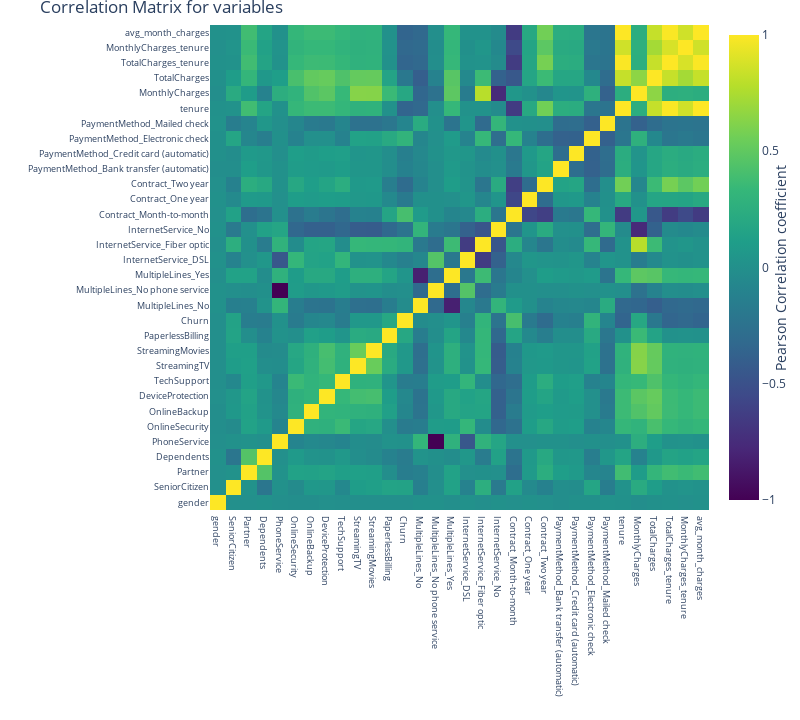

Notebook source saved alongside this figure:
### Code cell
#correlation
correlation = telcom.corr()
#tick labels
matrix_cols = correlation.columns.tolist()
#convert to array
corr_array  = np.array(correlation)

#Plotting
trace = go.Heatmap(z = corr_array,
                   x = matrix_cols,
                   y = matrix_cols,
                   colorscale = "Viridis",
                   colorbar   = dict(title = "Pearson Correlation coefficient",
                                     titleside = "right"
                                    ) ,
                  )

layout = go.Layout(dict(title = "Correlation Matrix for variables",
                        autosize = False,
                        height  = 720,
                        width   = 800,
                        margin  = dict(r = 0 ,l = 210,
                                       t = 25,b = 210,
                                      ),
                        yaxis   = dict(tickfont = dict(size = 9)),
                        xaxis   = dict(tickfont = dict(size = 9))
                       )
                  )

data = [trace]
fig = go.Figure(data=data,layout=layout)
py.iplot(fig)

### Figure 1 — Plotly figure (JSON) as saved in the notebook; plotly's stock layout.template omitted (floating-point values rounded to 4 significant figures; data arrays with more than 128 entries replaced by an {"elided": "..."} marker saying what was removed)
{"data": [{"colorbar": {"title": {"side": "right", "text": "Pearson Correlation coefficient"}}, "colorscale": [[0, "#440154"], [0.1111, "#482878"], [0.2222, "#3e4989"], [0.3333, "#31688e"], [0.4444, "#26828e"], [0.5556, "#1f9e89"], [0.6667, "#35b779"], [0.7778, "#6ece58"], [0.8889, "#b5de2b"], [1, "#fde725"]], "type": "heatmap", "x": ["gender", "SeniorCitizen", "Partner", "Dependents", "PhoneService", "OnlineSecurity", "OnlineBackup", "DeviceProtection", "TechSupport", "StreamingTV", "StreamingMovies", "PaperlessBilling", "Churn", "MultipleLines_No", "MultipleLines_No phone service", "MultipleLines_Yes", "InternetService_DSL", "InternetService_Fiber optic", "InternetService_No", "Contract_Month-to-month", "Contract_One year", "Contract_Two year", "PaymentMethod_Bank transfer (automatic)", "PaymentMethod_Credit card (automatic)", "PaymentMethod_Electronic check", "PaymentMethod_Mailed check", "tenure", "MonthlyCharges", "TotalCharges", "TotalCharges_tenure", "MonthlyCharges_tenure", "avg_month_charges"], "y": ["gender", "SeniorCitizen", "Partner", "Dependents", "PhoneService", "OnlineSecurity", "OnlineBackup", "DeviceProtection", "TechSupport", "StreamingTV", "StreamingMovies", "PaperlessBilling", "Churn", "MultipleLines_No", "MultipleLines_No phone service", "MultipleLines_Yes", "InternetService_DSL", "InternetService_Fiber optic", "InternetService_No", "Contract_Month-to-month", "Contract_One year", "Contract_Two year", "PaymentMethod_Bank transfer (automatic)", "PaymentMethod_Credit card (automatic)", "PaymentMethod_Electronic check", "PaymentMethod_Mailed check", "tenure", "MonthlyCharges", "TotalCharges", "TotalCharges_tenure", "MonthlyCharges_tenure", "avg_month_charges"], "z": {"elided": "32x32 float values"}}], "layout": {"autosize": false, "height": 720, "margin": {"b": 210, "l": 210, "r": 0, "t": 25}, "title": {"text": "Correlation Matrix for variables"}, "width": 800, "xaxis": {"tickfont": {"size": 9}}, "yaxis": {"tickfont": {"size": 9}}}}
